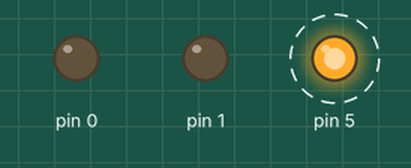
Simulated run of this sketch. Board: Arduino Uno, built with avr-gcc and run on an emulated ATmega328P. On the bench: output pins drawn as LEDs (lit = HIGH). Dashed ring = blinking.

Above: at 0.15 s.
Timing chart, 0 to 3.0 s (numbered marks = the images above):
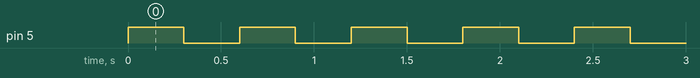

The sketch:

blinkAPin.ino
```cpp
//J.P.M Nov 2020
//Blink a Specific Pin in a Port

#define PIN_TO_BLINK 0x20 // 00100000, i.e., Pin 5
#define PORT_CONFIGURATION 0x23 //00100011 Pins 0,1 and 5 are output
#define BLINK_RATE 300

void setup() {
   DDRD  = PORT_CONFIGURATION;
   PORTD = 0x00;
}

void loop() {
   PORTD ^= PIN_TO_BLINK;
   delay(BLINK_RATE);

}
```

Measured:
- by itself, pin 5: alternates HIGH for 0.30 s and LOW for 0.30 s
